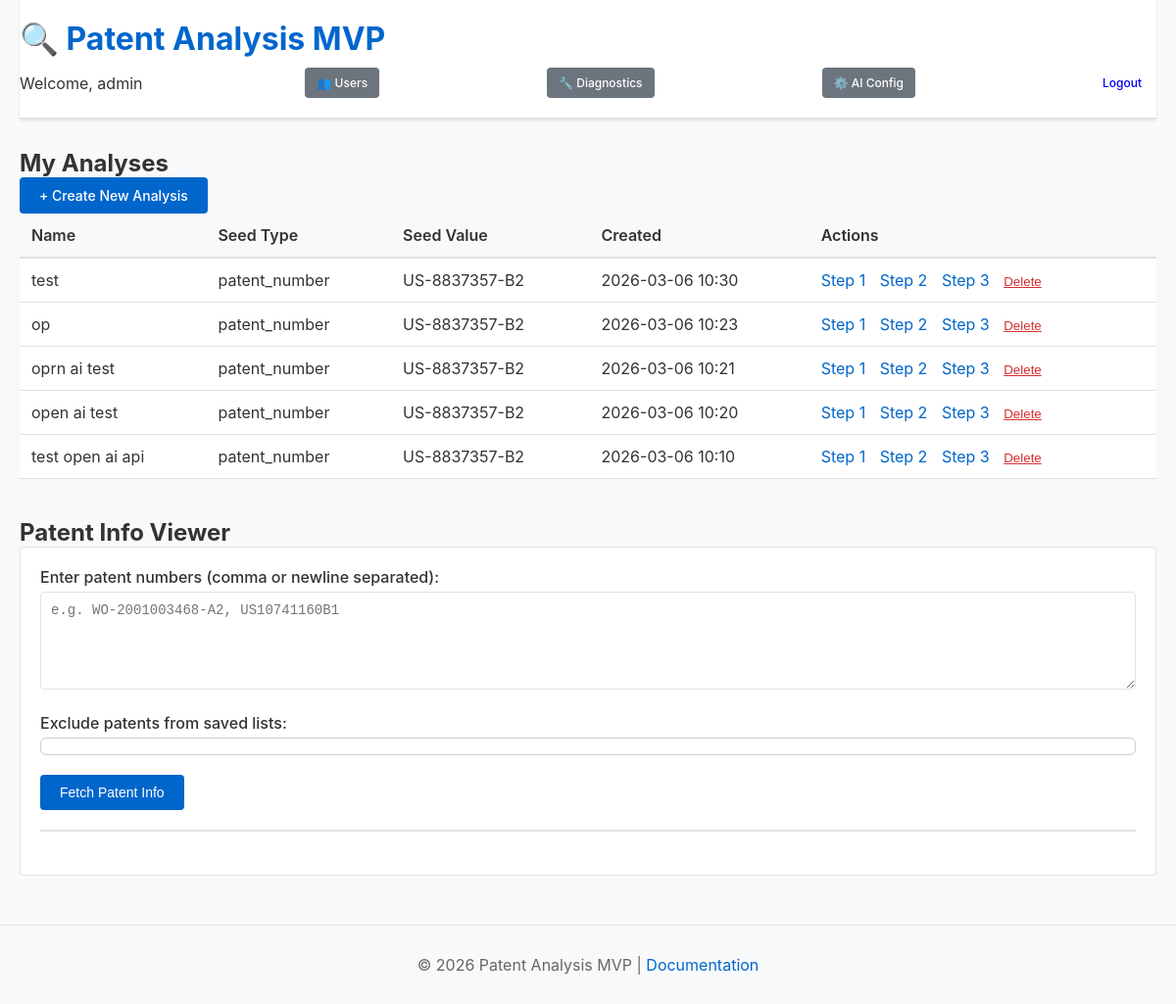
/index.php (signed in), run on the app's committed database.
### tables this page shows
CREATE TABLE analyses (
                id INTEGER PRIMARY KEY AUTOINCREMENT,
                name TEXT NOT NULL,
                seed_type TEXT NOT NULL,
                seed_value TEXT NOT NULL,
                seed_extracted_text TEXT,
                created_at TEXT DEFAULT CURRENT_TIMESTAMP,
                updated_at TEXT DEFAULT CURRENT_TIMESTAMP
            );

### lib/Database.php (called while the page is built, shortened)
<?php
class Database {
    private static $instance = null;
    private $pdo;
    private function __construct() {
        try {
            $this->pdo = new PDO('sqlite:' . DB_PATH);
            $this->pdo->setAttribute(PDO::ATTR_ERRMODE, PDO::ERRMODE_EXCEPTION);
            $this->pdo->exec('PRAGMA busy_timeout = 5000');
            $this->pdo->exec('PRAGMA journal_mode = WAL');
        } catch (PDOException $e) {
            Logger::error("Database connection failed: " . $e->getMessage());
            die("Database connection error. Please run: php scripts/init_db.php");
        }
    }
    public static function getInstance() {
        if (self::$instance === null) {
            self::$instance = new self();
        }
        return self::$instance;
    }
    public function getAllAnalyses() {
        $stmt = $this->pdo->query("SELECT * FROM analyses ORDER BY created_at DESC");
        return $stmt->fetchAll(PDO::FETCH_ASSOC);
    }
}

### public/index.php (the view, shortened to what this page needs)
<?php
require_once __DIR__ . '/../config/config.php';
require_once __DIR__ . '/../lib/Database.php';
$db = Database::getInstance();
$isAdmin = isset($_SESSION['role']) && $_SESSION['role'] === 'admin';
if ($isAdmin) {
    $analyses = $db->getAllAnalyses();
} else {
    $userId = $_SESSION['user_id'] ?? 0;
    $analyses = $db->getUserAnalyses($userId);
}
?>
<!DOCTYPE html>
<html lang="en">
<head>
    <link rel="stylesheet" href="assets/styles.css">
</head>
<body>
    <div class="container">
        <header>
            <h1>🔍 Patent Analysis MVP</h1>
            <div class="header-actions">
                <span>Welcome, <?php echo htmlspecialchars($_SESSION['username']); ?></span>
                <?php if ($isAdmin): ?>
                <a href="admin_users.php" class="btn" style="background:#6c757d; color:white; padding:8px 12px; font-size:12px; margin-right:5px;">👥 Users</a>
                <?php endif; ?>
                <a href="diagnostics.php" class="btn" style="background:#6c757d; color:white; padding:8px 12px; font-size:12px; margin-right:5px;">🔧 Diagnostics</a>
                <a href="ai_config.php" class="btn" style="background:#6c757d; color:white; padding:8px 12px; font-size:12px; margin-right:10px;">⚙️ AI Config</a>
                <a href="logout.php" class="btn btn-logout">Logout</a>
            </div>
        </header>
        <main>
            <section class="analyses-section">
                <div class="section-header">
                    <h2>My Analyses</h2>
                    <a href="create_analysis.php" class="btn btn-primary">+ Create New Analysis</a>
                </div>
                <?php if (empty($analyses)): ?>
                    <div class="empty-state">
                        <p>No analyses yet. <a href="create_analysis.php">Create your first one.</a></p>
                    </div>
                <?php else: ?>
                    <table class="analyses-table">
                        <thead>
                            <tr>
                                <th>Name</th>
                                <th>Seed Type</th>
                                <th>Seed Value</th>
                                <th>Created</th>
                                <th>Actions</th>
                            </tr>
                        </thead>
                        <tbody>
                            <?php foreach ($analyses as $analysis): ?>
                                <tr>
                                    <td><?php echo htmlspecialchars($analysis['name']); ?></td>
                                    <td><?php echo htmlspecialchars($analysis['seed_type']); ?></td>
                                    <td><?php echo htmlspecialchars(substr($analysis['seed_value'], 0, 40)); ?></td>
                                    <td><?php echo date('Y-m-d H:i', strtotime($analysis['created_at'])); ?></td>
                                    <td>
                                        <a href="step1.php?analysis_id=<?php echo $analysis['id']; ?>" class="link">Step 1</a>
                                        <a href="step2.php?analysis_id=<?php echo $analysis['id']; ?>" class="link">Step 2</a>
                                        <a href="step3.php?analysis_id=<?php echo $analysis['id']; ?>" class="link">Step 3</a>
                                        <form method="POST" style="display:inline;">
                                            <button type="submit" class="link" style="color:#d32f2f; cursor:pointer; border:none; background:none; padding:0; text-decoration:underline;" onclick="return confirm('Delete this analysis and all its data?')">Delete</button>
                                        </form>
                                    </td>
                                </tr>
                            <?php endforeach; ?>
                        </tbody>
                    </table>
                <?php endif; ?>
            </section>
            <section class="patent-viewer-section" style="margin-top:40px;">
                <div class="section-header">
                    <h2>Patent Info Viewer</h2>
                </div>
                <div class="form" style="background:#fff;">
                    <div class="form-group">
                        <label for="patentNumbers">Enter patent numbers (comma or newline separated):</label>
                        <textarea id="patentNumbers" placeholder="e.g. WO-2001003468-A2, US10741160B1" style="height:100px;"></textarea>
                    </div>
                    <div class="form-group">
                        <label>Exclude patents from saved lists:</label>
                        <div id="excludeListsContainer" style="max-height: 150px; overflow-y: auto; border: 1px solid #ccc; padding: 0.5em; border-radius: 6px;"></div>
                    </div>
                    <button id="fetchBtn" class="btn btn-primary">Fetch Patent Info</button>
                    <div id="results" class="patent-info" style="margin-top:20px;"></div>
                </div>
            </section>
        </main>
    </div>
    <footer>
        <p>&copy; 2026 Patent Analysis MVP | <a href="https://example.com">Documentation</a></p>
    </footer>
</body>
</html>

### public/assets/styles.css (style rules this page uses)
* { margin: 0; padding: 0; box-sizing: border-box; }
:root { --primary: #0066cc; --primary-dark: #0052a3; --success: #28a745; --warning: #ffc107; --error: #dc3545; --info: #17a2b8; --light: #f8f9fa; --border: #dee2e6; --text: #333; --text-light: #666; }
html, body { font-family: -apple-system, BlinkMacSystemFont, 'Segoe UI', Roboto, 'Helvetica Neue', Arial, sans-serif; color: var(--text); background: var(--light); }
.container { max-width: 1200px; margin: 0 auto; padding: 0 20px; }
header { background: white; border-bottom: 2px solid var(--border); padding: 20px 0; margin-bottom: 30px; box-shadow: 0 1px 3px rgba(0, 0, 0, 0.1); }
header h1 { color: var(--primary); margin-bottom: 10px; }
.header-actions { display: flex; justify-content: space-between; align-items: center; margin-top: 10px; }
footer { text-align: center; padding: 30px; color: var(--text-light); border-top: 1px solid var(--border); margin-top: 50px; }
footer a { color: var(--primary); text-decoration: none; }
.btn { display: inline-block; padding: 10px 20px; font-size: 14px; border: none; border-radius: 4px; cursor: pointer; text-decoration: none; transition: all 0.3s ease; font-weight: 500; }
.btn-primary { background: var(--primary); color: white; }
.btn-logout { padding: 8px 15px; font-size: 12px; }
.form-group { margin-bottom: 20px; }
.form-group label { display: block; margin-bottom: 5px; font-weight: 500; }
.form-group input[type="text"], .form-group input[type="email"], .form-group input[type="password"], .form-group textarea, .form-group select { width: 100%; padding: 10px; border: 1px solid var(--border); border-radius: 4px; font-size: 14px; font-family: inherit; }
.form-group textarea { resize: vertical; font-family: monospace; }
.form { background: white; padding: 20px; border-radius: 4px; border: 1px solid var(--border); }
.patent-info { margin-top: 1.5em; border-top: 2px solid var(--border); padding-top: 1.5em; }
.analyses-table, .results-table { width: 100%; border-collapse: collapse; background: white; }
.analyses-table th, .results-table th { background: #f8f9fa; padding: 12px; text-align: left; font-weight: 600; border-bottom: 2px solid var(--border); }
.analyses-table td, .results-table td { padding: 12px; border-bottom: 1px solid var(--border); }
.link { color: var(--primary); text-decoration: none; margin-right: 10px; }

### data on the page
analyses: name "test", seed_type "patent_number", seed_value "US-8837357-B2", created_at "2026-03-06 10:30"
analyses: name "op", seed_type "patent_number", seed_value "US-8837357-B2", created_at "2026-03-06 10:23"
analyses: name "oprn ai test", seed_type "patent_number", seed_value "US-8837357-B2", created_at "2026-03-06 10:21"
analyses: name "open ai test", seed_type "patent_number", seed_value "US-8837357-B2", created_at "2026-03-06 10:20"
analyses: name "test open ai api", seed_type "patent_number", seed_value "US-8837357-B2", created_at "2026-03-06 10:10"

### other printed values
$_SESSION['username'] "admin"
